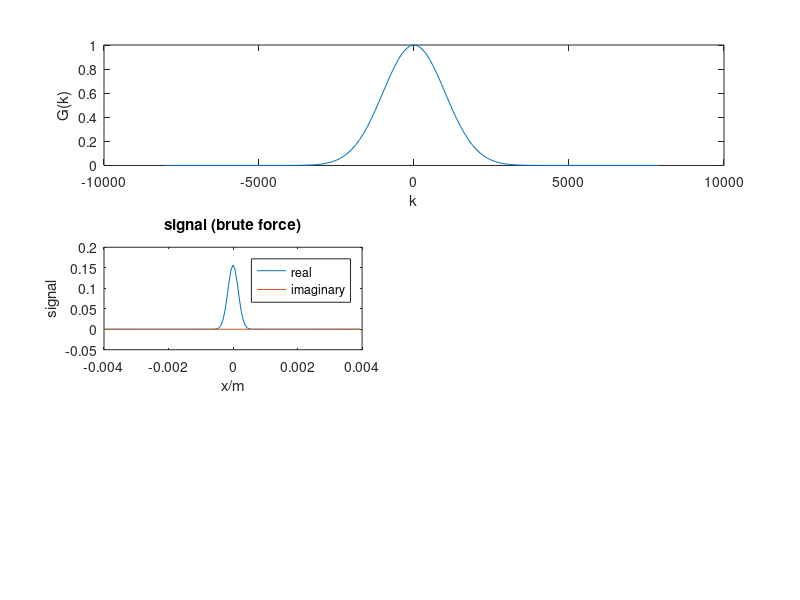

Write MATLAB code to recreate this figure.
clear all 
close all

h=figure;
set(h, 'Units', 'Normalized', 'OuterPosition', [0 0 1 1]);

%Defining the gaussian function G(k)
k=linspace(-8000,8000-125,128);
for i = 1:128
    Gk = exp(-(k.^2)./(2.*(1000.^2)));
end
subplot(3,2,1:2)
plot(k,Gk)
xlabel('k')
ylabel('G(k)')

%brute force
x=linspace(-0.004,0.004-(2.*(0.004./128)),128);
signal=ifftshift(ifft(fftshift(Gk)));
subplot(3,2,3)
plot(x,real(signal))
hold on
plot(x,imag(signal))
legend('real','imaginary')
xlabel('x/m')
ylabel('signal')
title('signal (brute force)')

%linearity of FT
